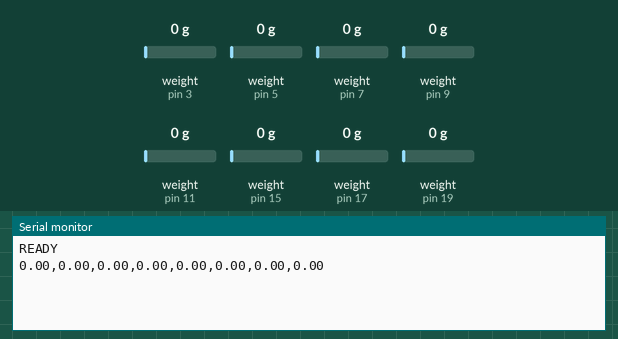
The sketch below on a simulated Arduino Mega 2560, built with avr-gcc and run on an emulated ATmega2560. On the bench: the last lines printed to the serial monitor. The test bench sets the inputs (shaded band); at power-on: weight on the scale (sensors on pin 3, pin 5, pin 7, pin 9, pin 11, pin 15, pin 17, pin 19) 0 g.

Above: at 9.2 s.
9.3 s: weight on the scale (sensor on pin 3) set to 100 g
At 10.3 s:
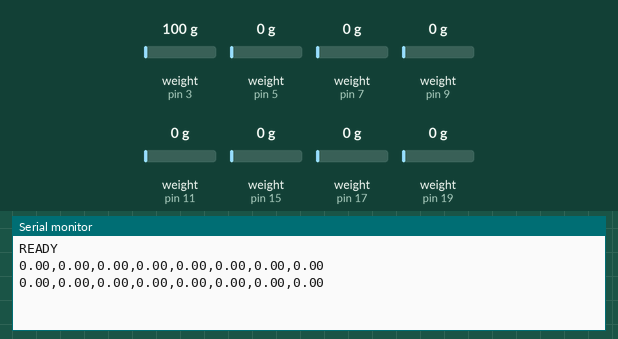
10.8 s: weight on the scale (sensor on pin 5) set to 100 g
At 11.9 s:
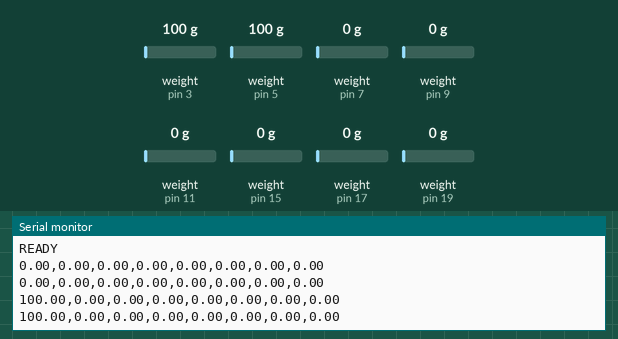
12.3 s: weight on the scale (sensor on pin 7) set to 100 g
At 13.4 s:
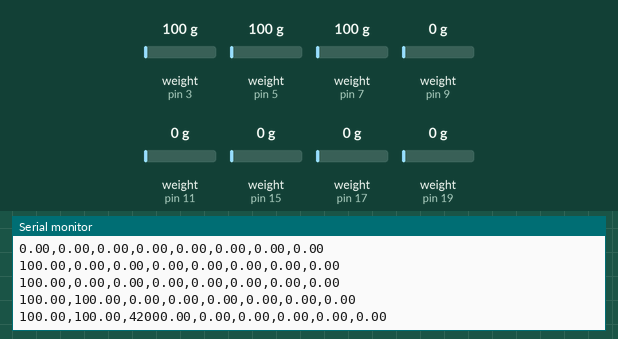
13.8 s: weight on the scale (sensor on pin 9) set to 100 g
At 15.0 s:
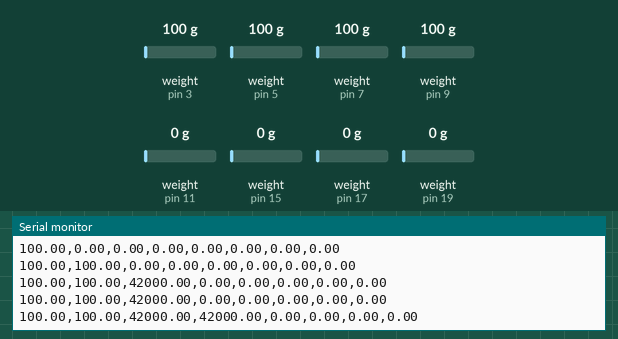
15.3 s: weight on the scale (sensor on pin 11) set to 100 g
At 15.8 s:
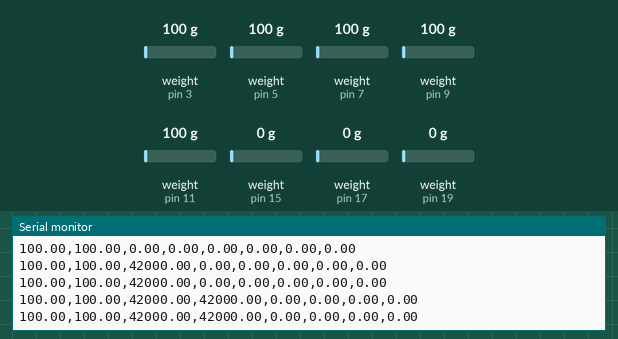
16.8 s: weight on the scale (sensor on pin 15) set to 100 g
At 17.4 s:
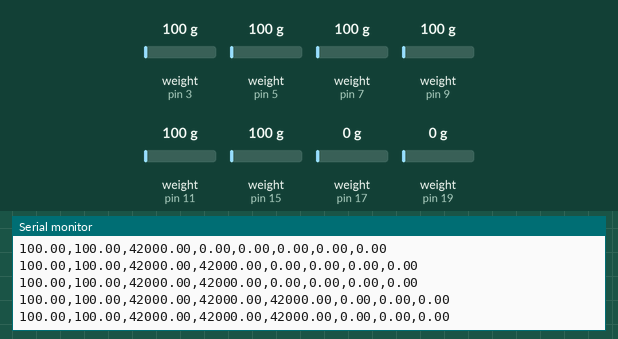

The sketch:

suspension_test_arduino_final_4_27.ino
```cpp
// PER Suspension Test Rig — Arduino Mega
#include "HX711.h"

// --- WIRING CONFIGURATION ---
// Load Cells
const int LC_LAT_SCK  = 2;  const int LC_LAT_DT  = 3;
const int LC_NORM_SCK = 4;  const int LC_NORM_DT = 5;

// Strain Gauges
const int SG1_SCK = 6;  const int SG1_DT = 7;
const int SG2_SCK = 8;  const int SG2_DT = 9;
const int SG3_SCK = 10; const int SG3_DT = 11;
const int SG4_SCK = 14; const int SG4_DT = 15;
const int SG5_SCK = 16; const int SG5_DT = 17;
const int SG6_SCK = 18; const int SG6_DT = 19;

HX711 latCell, normCell;
HX711 sg1, sg2, sg3, sg4, sg5, sg6;

// Calibration factors — adjust as needed
float calLat  = 556.70;
float calNorm = 858.54;
float calSG   = 1.0;

// Last-good values (updated only when HX711 says it is ready)
float latVal = 0.0, normVal = 0.0;
float s1Val  = 0.0, s2Val  = 0.0, s3Val = 0.0;
float s4Val  = 0.0, s5Val  = 0.0, s6Val = 0.0;

volatile bool tare_requested = false;

#define CMD_BUF_LEN 16
char  cmdBuf[CMD_BUF_LEN];
uint8_t cmdIdx = 0;

// Timing
unsigned long lastSend = 0;
const unsigned long SEND_INTERVAL_MS = 500;

// ------------------------------------------------------------------
void setup() {
  Serial.begin(115200);

  latCell.begin(LC_LAT_DT,  LC_LAT_SCK);
  normCell.begin(LC_NORM_DT, LC_NORM_SCK);
  sg1.begin(SG1_DT, SG1_SCK);
  sg2.begin(SG2_DT, SG2_SCK);
  sg3.begin(SG3_DT, SG3_SCK);
  sg4.begin(SG4_DT, SG4_SCK);
  sg5.begin(SG5_DT, SG5_SCK);
  sg6.begin(SG6_DT, SG6_SCK);

  latCell.set_scale(calLat);
  normCell.set_scale(calNorm);
  sg1.set_scale(calSG);  sg2.set_scale(calSG);
  sg3.set_scale(calSG);  sg4.set_scale(calSG);
  sg5.set_scale(calSG);  sg6.set_scale(calSG);

  // Initial tare on startup (blocking is fine here, we're in setup)
  latCell.tare();  normCell.tare();
  sg1.tare();  sg2.tare();  sg3.tare();
  sg4.tare();  sg5.tare();  sg6.tare();

  Serial.println("READY");
}

// ------------------------------------------------------------------
void loop() {

  if (tare_requested) {
    tare_requested = false;
    latCell.tare(2);  normCell.tare(2);
    sg1.tare(2);  sg2.tare(2);  sg3.tare(2);
    sg4.tare(2);  sg5.tare(2);  sg6.tare(2);
    // Zero the held values right away so GUI sees 0 before next sample
    latVal = 0.0;  normVal = 0.0;
    s1Val  = 0.0;  s2Val  = 0.0;  s3Val = 0.0;
    s4Val  = 0.0;  s5Val  = 0.0;  s6Val = 0.0;
  }

  // read serial byte-by-byte, never blocking, detect newline as terminator
  while (Serial.available() > 0) {
    char c = (char)Serial.read();
    if (c == '\n' || c == '\r') {
      if (cmdIdx > 0) {
        cmdBuf[cmdIdx] = '\0';
        String command = String(cmdBuf);
        command.trim();
        if (command == "TARE") {
          tare_requested = true;   // will execute at top of next loop()
        }
        cmdIdx = 0;   // reset buffer
      }
    } else {
      if (cmdIdx < CMD_BUF_LEN - 1) {
        cmdBuf[cmdIdx++] = c;
      }
      // If buffer overflows just discard — it's not a valid command
    }
  }

  // Read HX711s only when they have a conversion ready (non-blocking)
  if (latCell.is_ready())  latVal  = latCell.get_units(1);
  if (normCell.is_ready()) normVal = normCell.get_units(1);
  if (sg1.is_ready())      s1Val   = sg1.get_units(1);
  if (sg2.is_ready())      s2Val   = sg2.get_units(1);
  if (sg3.is_ready())      s3Val   = sg3.get_units(1);
  if (sg4.is_ready())      s4Val   = sg4.get_units(1);
  if (sg5.is_ready())      s5Val   = sg5.get_units(1);
  if (sg6.is_ready())      s6Val   = sg6.get_units(1);

  // Send at fixed interval (replaces blocking delay(40))
  unsigned long now = millis();
  if (now - lastSend >= SEND_INTERVAL_MS) {
    lastSend = now;
    Serial.print(latVal,  2);  Serial.print(",");
    Serial.print(normVal, 2);  Serial.print(",");
    Serial.print(s1Val,   2);  Serial.print(",");
    Serial.print(s2Val,   2);  Serial.print(",");
    Serial.print(s3Val,   2);  Serial.print(",");
    Serial.print(s4Val,   2);  Serial.print(",");
    Serial.print(s5Val,   2);  Serial.print(",");
    Serial.println(s6Val, 2);
  }
  // No delay() — loop runs as fast as possible so serial reads are never missed
}
```

Measured:
- after the input at 12.3 s, the serial monitor: prints a new line after 0.53 s (image 3)
- after the input at 13.8 s, the serial monitor: prints a new line after 0.64 s (image 4)
